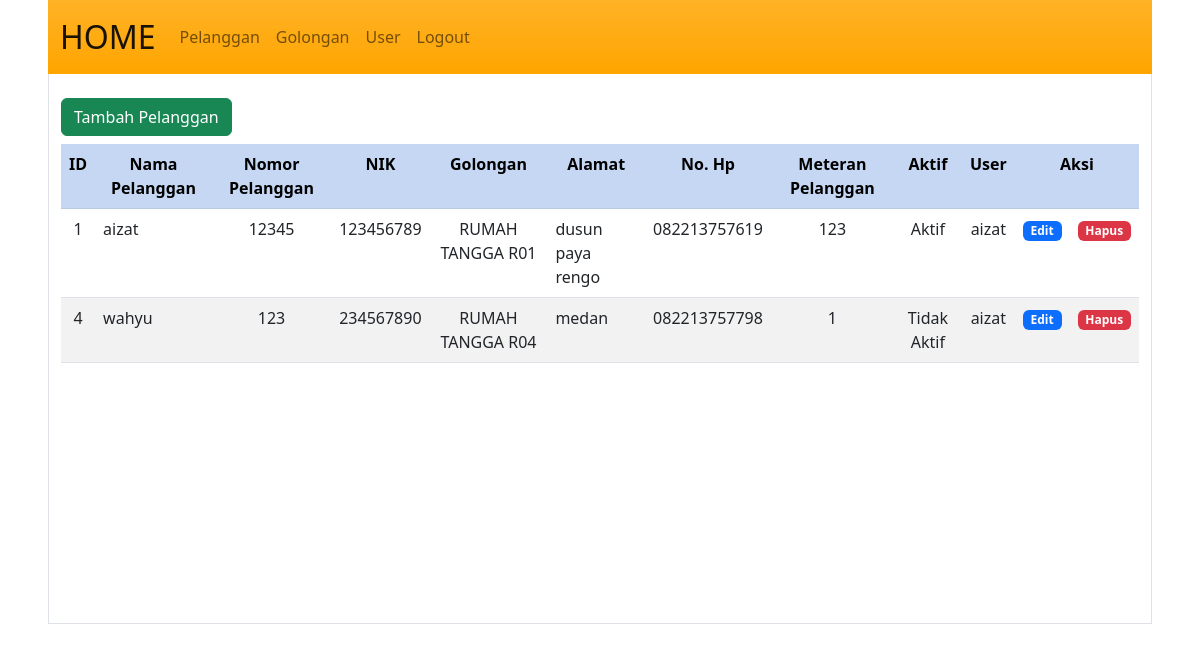
Page /pelanggan (signed in) on the committed database.
### tables this page shows
CREATE TABLE `tb_pelanggan` (
  `pel_id` int(11) NOT NULL,
  `pel_id_gol` tinyint(3) DEFAULT NULL,
  `pel_no` varchar(20) DEFAULT NULL,
  `pel_nama` varchar(50) DEFAULT NULL,
  `pel_alamat` text DEFAULT NULL,
  `pel_hp` varchar(20) DEFAULT NULL,
  `pel_ktp` varchar(50) DEFAULT NULL,
  `pel_seri` varchar(50) DEFAULT NULL,
  `pel_meteran` int(11) DEFAULT NULL,
  `pel_aktif` enum('Y','N') DEFAULT NULL,
  `pel_id_user` int(11) DEFAULT NULL,
  `created_at` timestamp NOT NULL DEFAULT current_timestamp() ON UPDATE current_timestamp(),
  `updated_at` datetime DEFAULT NULL
);

CREATE TABLE `tb_golongan` (
  `gol_id` tinyint(3) NOT NULL,
  `gol_kode` varchar(10) DEFAULT NULL,
  `gol_nama` varchar(50) DEFAULT NULL,
  `created_at` timestamp NOT NULL DEFAULT current_timestamp() ON UPDATE current_timestamp(),
  `updated_at` datetime DEFAULT NULL
);

CREATE TABLE `tb_users` (
  `user_id` int(11) NOT NULL,
  `user_email` varchar(50) DEFAULT NULL,
  `user_password` varchar(100) DEFAULT NULL,
  `user_nama` varchar(100) DEFAULT NULL,
  `user_alamat` text DEFAULT NULL,
  `user_hp` varchar(25) DEFAULT NULL,
  `user_pos` varchar(5) DEFAULT NULL,
  `user_role` tinyint(2) DEFAULT NULL,
  `user_aktif` tinyint(2) DEFAULT NULL,
  `created_at` timestamp NOT NULL DEFAULT current_timestamp() ON UPDATE current_timestamp(),
  `updated_at` datetime DEFAULT NULL
);

### app/core/Controller.php (called while the page is built, shortened)
<?php
class Controller
{
	public function pelanggan($view, $data = [])
	{
		require_once ROOT . "app/views/pelanggan/index.php";
	}
}

### app/controllers/Pelanggan.php (called while the page is built, shortened)
<?php
class Pelanggan extends Controller
{
      public function __construct()
      {
            $this->model = new \App\Models\Pelanggan();
      }
      public function index()
      {
            $data = $this->model->all();
            $this->model->resetID();
            $this->pelanggan('pelanggan/index', $data);
      }
}

### index.php (called while the page is built, shortened)
<?php
new App\Core\Bootstrap();

### app/core/Model.php (called while the page is built, shortened)
<?php
class Model
{
	public function __construct()
	{
		try {
			$this->db = new PDO("mysql:host=localhost;dbname=dbpln", "root", "");
		} catch (Exception $e) {
			die("error! " . $e->getMessage());
		}
	}
}

### app/models/Pelanggan.php (called while the page is built, shortened)
<?php
class Pelanggan extends Model
{
      public function all()
      {
            $sql = "SELECT * FROM tb_pelanggan JOIN tb_golongan ON tb_pelanggan.pel_id_gol=tb_golongan.gol_id
                        JOIN tb_users ON tb_pelanggan.pel_id_user=tb_users.user_id";
            $stmt = $this->db->prepare($sql);
            $stmt->execute();
            $data = [];
            while ($rows = $stmt->fetch()) {
                  $data[] = $rows;
            }
            return $data;
      }
}

### app/views/pelanggan/index.php (the view, shortened to what this page needs)
<!doctype html>
<html lang="en" class="ms-5 me-5">
  <head>
    <link href="<?php echo URL; ?>/layouts/assets/css/bootstrap.min.css" rel="stylesheet">
  </head>
  <body>
    <nav class="navbar navbar-expand-lg bg-gradient" style="background-color:orange; color:black;">
        <div class="container-fluid">
            <a class="navbar-brand fs-2" href="<?php echo URL; ?>/dashboard">HOME</a>
            <div class="collapse navbar-collapse" id="navbarNav">
                <ul class="navbar-nav">
                    <li class="nav-item">
                        <a class="nav-link" aria-current="page" href="<?php echo URL; ?>/pelanggan">Pelanggan</a>
                    </li>
                    <li class="nav-item">
                        <a class="nav-link" href="<?php echo URL; ?>/golongan">Golongan</a>
                    </li>
                    <li class="nav-item">
                        <a class="nav-link" href="<?php echo URL; ?>/user">User</a>
                    </li>
                    <li class="nav-item">
                        <a class="nav-link" href="<?php echo URL; ?>/user/logout">Logout</a>
                    </li>
                </ul>
            </div>
        </div>
    </nav>
    <div class="container-fluid w-100 border-start border-end border-bottom text-start py-4 align-middle" style="height:550px">
    <a href="<?php echo URL; ?>/pelanggan/create" class="btn btn-success mb-2">Tambah Pelanggan</a>
        <table class="table table-striped">
            <tr class="table-primary text-center">
                <th>ID</td>
                <th>Nama Pelanggan</td>
                <th>Nomor Pelanggan</td>
                <th>NIK</td>
                <th>Golongan</td>
                <th>Alamat</td>
                <th>No. Hp</td>
                <th>Meteran Pelanggan</td>
                <th>Aktif</td>
                <th>User</td>
                <th colspan="2" >Aksi</td>
            </tr>
            <tr>
                <?php foreach($data as $row) {
                    $aktif = ($row['pel_aktif']=="Y")?"Aktif":"Tidak Aktif";
                ?>
                <td class="text-center"><?= $row['pel_id']; ?></td>
                <td><?= $row['pel_nama']; ?></td>
                <td class="text-center"><?= $row['pel_no']; ?></td>
                <td class="text-center"><?= $row['pel_ktp']; ?></td>
                <td class="text-center"><?= $row['gol_nama']; ?></td>
                <td><?= $row['pel_alamat']; ?></td>
                <td class="text-center"><?= $row['pel_hp']; ?></td>
                <td class="text-center"><?= $row['pel_meteran']; ?></td>
                <td class="text-center"><?= $aktif; ?></td>
                <td class="text-center"><?= $row['user_nama']; ?></td>
                <td class="text-center" style="width:50px;"><a href="<?= URL; ?>/pelanggan/edit/<?= $row['pel_id']; ?>" class="badge text-bg-primary text-decoration-none">Edit</a></td>
                <td class="text-center" style="width:50px;"><a href="<?= URL; ?>/pelanggan/delete/<?= $row['pel_id']; ?>" class="badge text-bg-danger text-decoration-none" onclick="return confirm('Anda Yakin Ingin Menghapus Data Ini?');">Hapus</a></td>
            </tr>
            <?php } ?>
        </table>
    </div>
  </body>
</html>

### app/core/Bootstrap.php (shortened to what this page needs)
<?php
class Bootstrap
{
	public function __construct()
	{
		if (isset($_GET['page'])) {
			$url = filter_var($_GET['page'], FILTER_SANITIZE_URL);
			$url = trim($url);
			$url = explode('/', $url);
			$page = ucfirst(array_shift($url));
			if (file_exists(ROOT . "app/controllers/" . $page . ".php")) {
				$controller = new $class;
				$action = array_shift($url);
				if (method_exists($controller, $action)) {
					$params = array_values($url);
					if (!empty($params)) {
						call_user_func_array(array($controller, $action), $params);
					} else {
						$controller->{$action}(@$url);
					}
				} else {
					$controller->index();
				}
			} else {
				$class = "App\\Core\\Error";
				$controller = new $class();
				$controller->fileNotFound();
			}
		} else {
			$class = "App\\Controllers\\Home";
			$controller = new $class();
			$controller->index();
		}
	}
}

### rows in the picture
tb_pelanggan: pel_id "1", pel_nama "aizat", pel_no "12345", pel_ktp "123456789", pel_id_gol.gol_nama "RUMAH TANGGA R01", pel_alamat "dusun paya rengo", pel_hp "082213757619", pel_meteran "123", pel_aktif "Aktif", pel_id_user.user_nama "aizat"
tb_pelanggan: pel_id "4", pel_nama "wahyu", pel_no "123", pel_ktp "234567890", pel_id_gol.gol_nama "RUMAH TANGGA R04", pel_alamat "medan", pel_hp "082213757798", pel_meteran "1", pel_aktif "Tidak Aktif", pel_id_user.user_nama "aizat"
